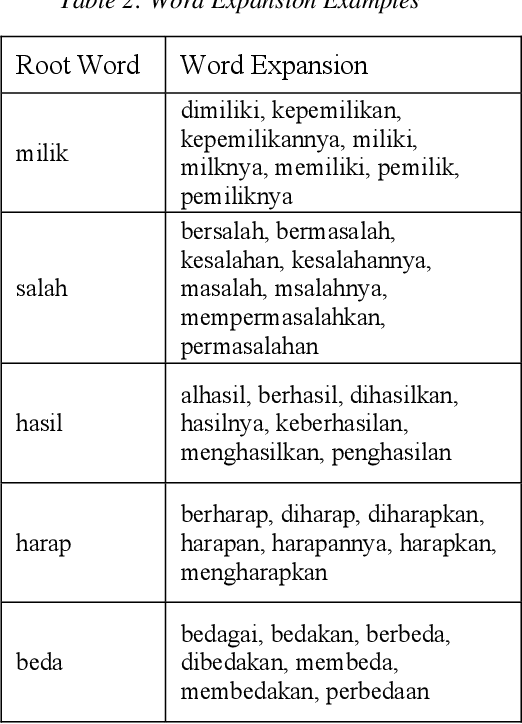
#> input picture Image/example01.png, 522 x 724 px
$ jupyter execute preprocessing_image.ipynb   (shell and % lines are left out)
#> lines starting #> are read from the running program, lines starting #| are printed output that depends on the picture; after the words box and inside, x2 and y2 are one past the last pixel; in counts of white or black regions, pixels touching at a corner belong together
### Opening Image

[cell 1]
import cv2
import matplotlib.pyplot as plt
import numpy as np

PATH = './Image/example01.png'
img = cv2.imread(PATH)
#> img is the input picture: shape (724, 522, 3); min 0, max 255, mean 234.6

[cell 2]
plt.imshow(img)
plt.show()

[cell 3]
def display(path,gray=False):
    dpi = 80
    image_data = plt.imread(path)
    if gray:
        height, width, = image_data.shape
    else:
        height, width, shape = image_data.shape

    figsize = width / float(dpi), height / float(dpi)

    fig = plt.figure(figsize=figsize)
    ax = fig.add_axes([0,0,1,1])

    ax.axis('off')

    ax.imshow(image_data, cmap='gray',vmin=0, vmax=255)

    plt.show()

[cell 4]
display(PATH)

### Inverted Images

[cell 5]
inverted_image = cv2.bitwise_not(img)
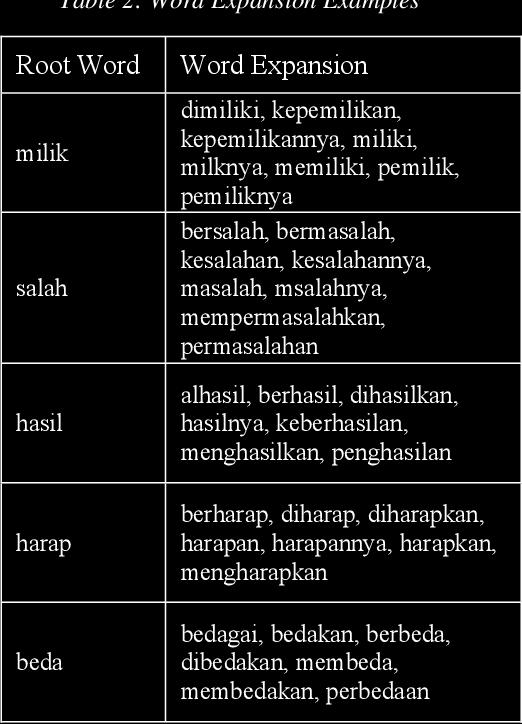
#> inverted_image: shape (724, 522, 3); min 0, max 255, mean 20.4
cv2.imwrite('./Image/inverted_image01.jpg',inverted_image)
#> Out = True

[cell 6]
display('./Image/inverted_image01.jpg')

### Rescaling

### Binarization

[cell 7]
def grayscale(image):
    return cv2.cvtColor(image,cv2.COLOR_RGB2GRAY)

[cell 8]
gray_image = grayscale(img)
cv2.imwrite('./Image/gray_example01.jpg',gray_image)
#> Out = True

[cell 9]
display('./Image/gray_example01.jpg',gray=True)

[cell 10]
tresh, image_bw = cv2.threshold(gray_image, 200, 233 , cv2.THRESH_BINARY)
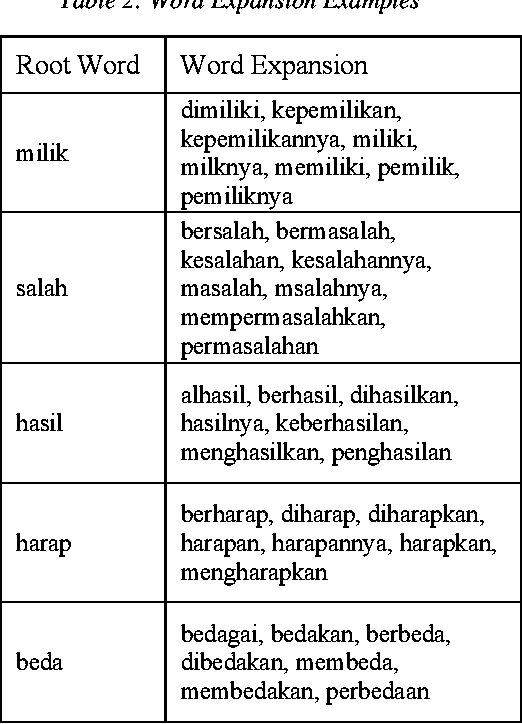
#> image_bw: shape (724, 522); values 0 (black) and 233 (white), 89% white; black in thin lines or dots
cv2.imwrite('./Image/bw_image.jpg',image_bw)
#> Out = True

[cell 11]
display('./Image/bw_image.jpg',gray=True)

### Noise Removal

[cell 12]
def noise_removal(image):
    kernel = np.ones((1,1),np.uint8)
    image = cv2.dilate(image,kernel,iterations=1)
    image = cv2.erode(image,kernel,iterations=1)
    image = cv2.morphologyEx(image, cv2.MORPH_CLOSE, kernel)
    image = cv2.medianBlur(image,3)
    return (image)

[cell 13]
no_noise = noise_removal(image_bw)
#> in noise_removal, `image = cv2.medianBlur(image,3)`: image: shape (724, 522); values 0 (black) and 233 (white), 89.4% white; 561 black regions (157 under 20 px), largest, box (x1, y1, x2, y2) and area: (0, 35, 522, 723) 12754, (443, 533, 466, 557) 189, (332, 307, 355, 325) 180
cv2.imwrite('./Image/no_noise_bw_image.jpg',no_noise)
#> Out = True

[cell 14]
display('./Image/no_noise_bw_image.jpg',gray=True)

### Dilation and Erosion

[cell 15]
def thin_front(image):
    image = cv2.bitwise_not(image)
    kernel = np.ones((2,2),np.uint8)
    image = cv2.erode(image,kernel,iterations=1)
    image = cv2.bitwise_not(image)
    return (image)

[cell 16]
eroded_image = thin_front(no_noise)
#> in thin_front, `image = cv2.erode(image,kernel,iterations=1)`: image: shape (724, 522); values 22 (black) and 255 (white), 5.7% white in thin lines or dots
#> in thin_front, `image = cv2.bitwise_not(image)`: image: shape (724, 522); values 0 (black) and 233 (white), 94.3% white; black in thin lines or dots
cv2.imwrite('./Image/eroded_no_noise_bw_image.jpg',eroded_image)
#> Out = True

[cell 17]
display('./Image/eroded_no_noise_bw_image.jpg',gray=True)

[cell 18]
def thick_front(image):
    image = cv2.bitwise_not(image)
    kernel = np.ones((2,2),np.uint8)
    image = cv2.dilate(image,kernel,iterations=1)
    image = cv2.bitwise_not(image)
    return (image)

[cell 19]
dilated_image = thick_front(no_noise)
#> in thick_front, `image = cv2.dilate(image,kernel,iterations=1)`:
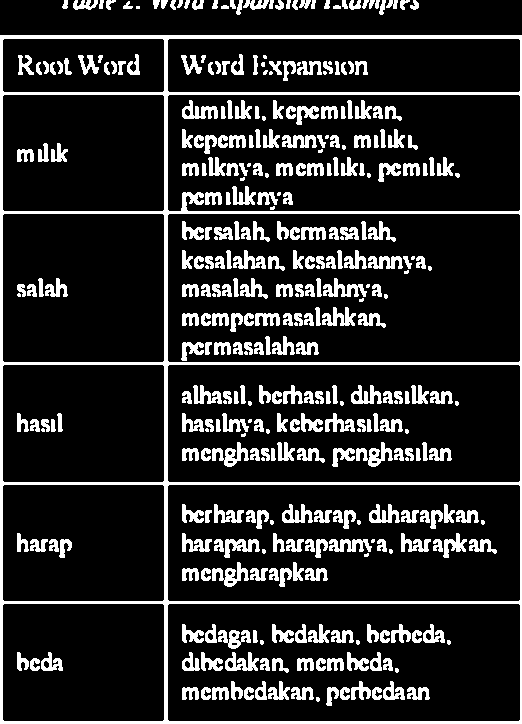
#> image: shape (724, 522); values 22 (black) and 255 (white), 15.8% white; 376 white regions (60 under 20 px), largest, box (x1, y1, x2, y2) and area: (0, 35, 522, 724) 17770, (212, 442, 249, 467) 408, (356, 442, 393, 467) 408
cv2.imwrite('./Image/dilated_image_bw.jpg',dilated_image)
#> Out = True

[cell 20]
display('./Image/dilated_image_bw.jpg',gray=True)

### Rotation / Deskewing

[cell 21]
def getSkewAngle(cvImage) -> float:
    # Prep image, copy, convert to gray scale, blur, and threshold
    newImage = cv2.imread(cvImage)
    gray = cv2.cvtColor(newImage, cv2.COLOR_BGR2GRAY)
    blur = cv2.GaussianBlur(gray, (9, 9), 0)
    thresh = cv2.threshold(blur, 0, 255, cv2.THRESH_BINARY_INV + cv2.THRESH_OTSU)[1]

    # Apply dilate to merge text into meaningful lines/paragraphs.
    # Use larger kernel on X axis to merge characters into single line, cancelling out any spaces.
    # But use smaller kernel on Y axis to separate between different blocks of text
    kernel = cv2.getStructuringElement(cv2.MORPH_RECT, (30, 5))
    dilate = cv2.dilate(thresh, kernel, iterations=2)

    # Find all contours
    contours, hierarchy = cv2.findContours(dilate, cv2.RETR_LIST, cv2.CHAIN_APPROX_SIMPLE)
    contours = sorted(contours, key = cv2.contourArea, reverse = True)
    for c in contours:
        rect = cv2.boundingRect(c)
        x,y,w,h = rect
        cv2.rectangle(newImage,(x,y),(x+w,y+h),(0,255,0),2)

    # Find largest contour and surround in min area box
    largestContour = contours[0]
    print (len(contours))
    minAreaRect = cv2.minAreaRect(largestContour)
    cv2.imwrite("temp/boxes.jpg", newImage)
    # Determine the angle. Convert it to the value that was originally used to obtain skewed image
    angle = minAreaRect[-1]
    if angle < -45:
        angle = 90 + angle
    return -1.0 * angle

# Rotate the image around its center
def rotateImage(cvImage, angle: float):
    newImage = cv2.imread(cvImage)
    (h, w) = newImage.shape[:2]
    center = (w // 2, h // 2)
    M = cv2.getRotationMatrix2D(center, angle, 1.0)
    newImage = cv2.warpAffine(newImage, M, (w, h), flags=cv2.INTER_CUBIC, borderMode=cv2.BORDER_REPLICATE)
    return newImage

[cell 22]
def deskew(cvImage):
    angle = getSkewAngle(cvImage)
    return rotateImage(cvImage, -1.0 * angle)

[cell 23]
# tes = cv2.imread('./Image/example02.jpg')
# cv2.cvtColor(tes,cv2.COLOR_BGR2GRAY)

[cell 24]
fixed = deskew('./Image/example02.jpg')
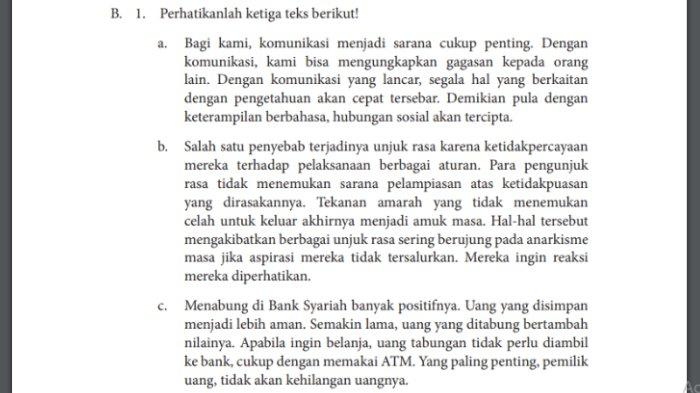
#> input picture Image/example02.jpg, 700 x 393 px
#> in getSkewAngle, newImage is the input picture: shape (393, 700, 3); mean B, G, R 233.3, 233.5, 233.4
#> in getSkewAngle, `thresh = cv2.threshold(blur, 0, 255, cv2.THRESH_BINARY_INV + cv2.THRES..`:
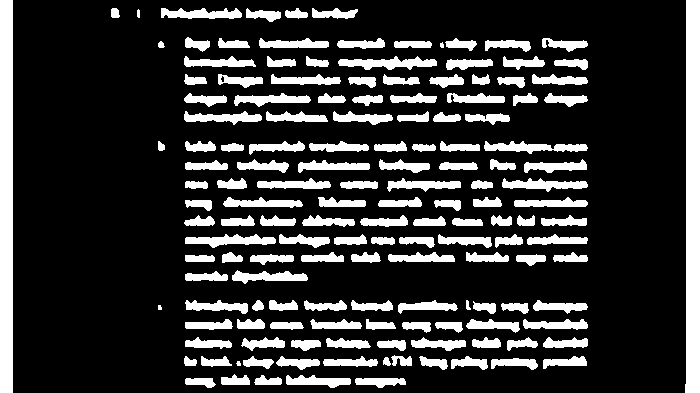
#> thresh: shape (393, 700); 20.3% white; 153 white regions (3 under 20 px), largest, box (x1, y1, x2, y2) and area: (685, 0, 700, 393) 5511, (0, 0, 13, 393) 5109, (338, 56, 437, 70) 781
#> in getSkewAngle, `dilate = cv2.dilate(thresh, kernel, iterations=2)`:
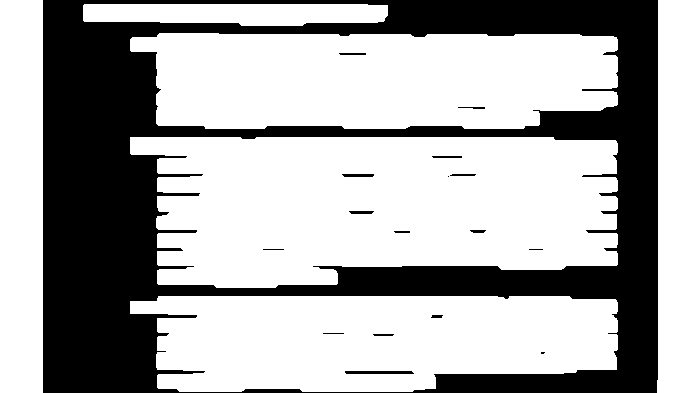
#> dilate: shape (393, 700); 66.6% white; 17 black regions (3 under 20 px)
#> in getSkewAngle, `contours, hierarchy = cv2.findContours(dilate, cv2.RETR_LIST, cv2.CHAI..`: contours = 22 contours, 2 with area under 20; largest, box (x1, y1, x2, y2) and area: (130, 137, 618, 288) 61583, (130, 33, 618, 129) 41273, (130, 296, 618, 392) 39621, (0, 0, 43, 393) 16464, (657, 0, 700, 393) 16084
#> the loop in getSkewAngle, `for c in contours:` made 22 passes
#> (x, y, w, h) on passes 1, 2, 3, 5, 6, 7, 8, 9, 10, 11, 12, 13: (130, 137, 488, 151), (130, 33, 488, 96), (130, 296, 488, 96), (657, 0, 43, 393), (83, 4, 305, 22), (344, 370, 71, 5), (341, 173, 34, 5), (348, 210, 27, 5), (431, 155, 32, 4), (338, 52, 29, 4), (449, 173, 28, 4), (457, 106, 29, 4)
#> (c, x, y, w, h) on passes 4, 22: ([[0, 0], [0, 392], [42, 392], [42, 0]], 0, 0, 43, 393), ([[447, 176], [448, 175], [449, 176], [448, 177]], 447, 175, 3, 3)
#> after the loop in getSkewAngle, `for c in contours:`:
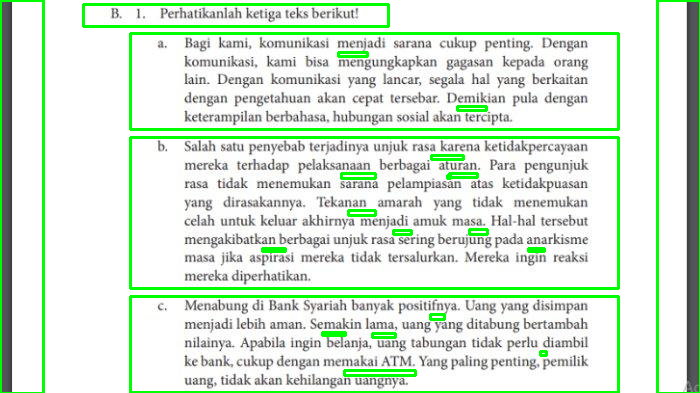
#> newImage: shape (393, 700, 3); 6.82% of pixels changed, all inside (x1, y1, x2, y2) = (0, 0, 700, 393)
#> in getSkewAngle, `largestContour = contours[0]`: largestContour = contour of 155 points, box (x1, y1, x2, y2) (130, 137, 618, 288), area 61583
#| 22
#> in getSkewAngle, `minAreaRect = cv2.minAreaRect(largestContour)`: minAreaRect = ((373.5, 212), (150, 487), -90)
#> in getSkewAngle, `angle = minAreaRect[-1]`: angle = -90
#> in getSkewAngle, `angle = 90 + angle`: angle = 0
#> in rotateImage, `M = cv2.getRotationMatrix2D(center, angle, 1.0)`: M = [[1, 0, 0], [0, 1, 0]]
cv2.imwrite("./Image/rotated_fixed.jpg", fixed)
#> Out = True

### Removes Border

[cell 25]
def remove_borders(image):
    contours, heiarchy = cv2.findContours(image, cv2.RETR_EXTERNAL, cv2.CHAIN_APPROX_SIMPLE)
    cntsSorted = sorted(contours, key=lambda x:cv2.contourArea(x))
    cnt = cntsSorted[-1]
    x, y, w, h = cv2.boundingRect(cnt)
    crop = image[y:y+h, x:x+w]
    return (crop)

[cell 26]
no_borders = remove_borders(no_noise)
#> in remove_borders, `contours, heiarchy = cv2.findContours(image, cv2.RETR_EXTERNAL, cv2.CH..`: contours = 14 contours, 1 with area under 20; largest, box (x1, y1, x2, y2) and area: (167, 213, 520, 362) 52094, (167, 603, 520, 721) 41182, (167, 364, 520, 482) 41182, (167, 484, 520, 601) 40830, (167, 94, 520, 211) 40618; heiarchy = 14 rows, first 6: [1, -1, -1, -1], [2, 0, -1, -1], [3, 1, -1, -1], [4, 2, -1, -1], [5, 3, -1, -1], [6, 4, -1, -1]
#> in remove_borders, `cntsSorted = sorted(contours, key=lambda x:cv2.contourArea(x))`: cntsSorted has the same summary as contours
#> in remove_borders, `cnt = cntsSorted[-1]`: cnt = [[168, 213], [167, 214], [167, 360], [168, 361], [518, 361], [519, 360], [519, 214], [518, 213]]
#> in remove_borders, `x, y, w, h = cv2.boundingRect(cnt)`: x = 167; y = 213; w = 353; h = 149
#> in remove_borders, `crop = image[y:y+h, x:x+w]`:
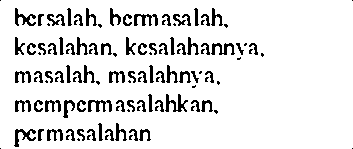
#> crop: shape (149, 353); values 0 (black) and 233 (white), 89.2% white; black in thin lines or dots
cv2.imwrite("./Image/no_borders.jpg", no_borders)
display("./Image/no_borders.jpg",gray=True)
#> in display (call 8), `image_data = plt.imread(path)`:
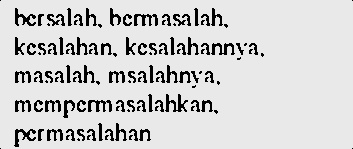
#> image_data: shape (149, 353); min 0, max 241, mean 208

### Missing Borders

[cell 27]
color = [255, 255, 255]
top, bottom, left, right = [150]*4

[cell 28]
image_with_border = cv2.copyMakeBorder(no_borders, top, bottom, left, right, cv2.BORDER_CONSTANT, value=color)
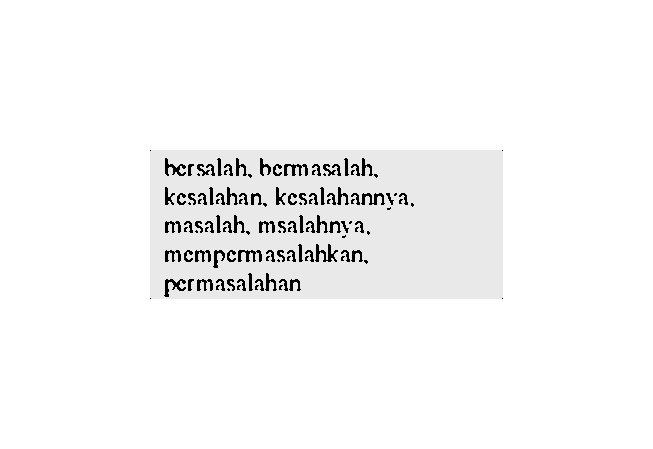
#> image_with_border: shape (449, 653); min 0, max 255, mean 246.6
cv2.imwrite("./Image/image_with_border.jpg", image_with_border)
display('./Image/image_with_border.jpg',gray=True)
